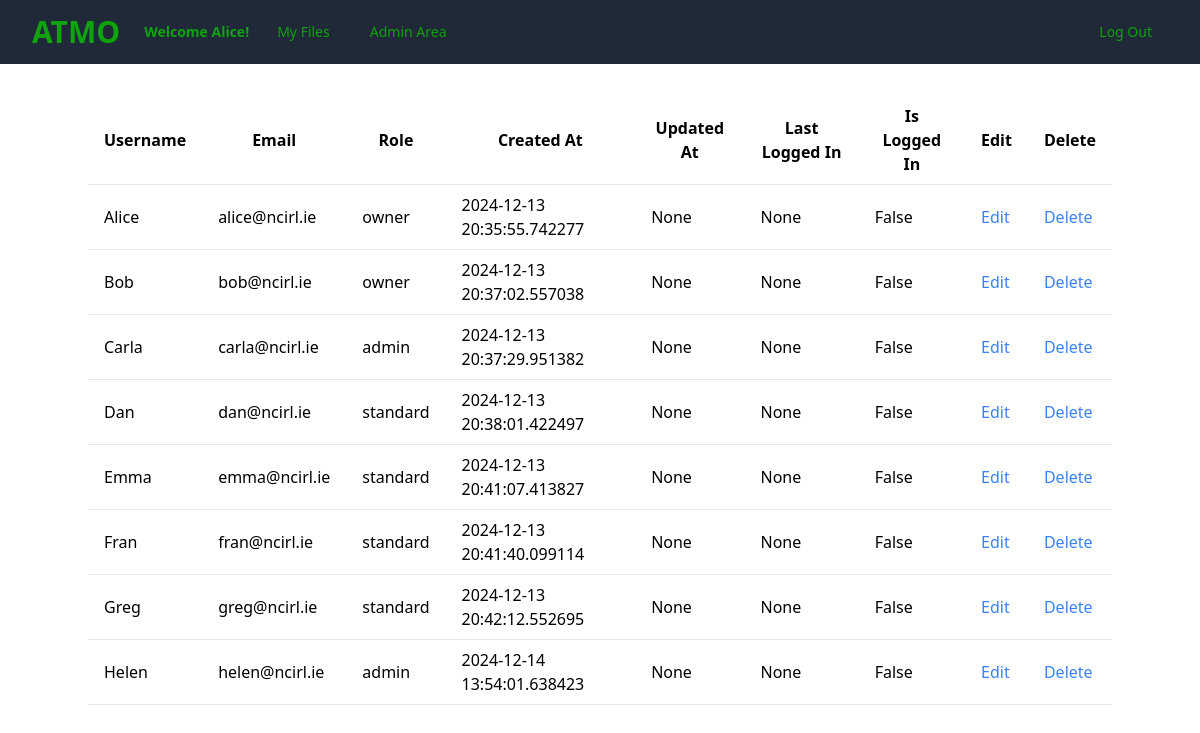
/admin-area/1 (signed in), run on the app's committed database.
### atmo_db/models.py (models this page shows)
class User(SQLModel, table=True):
    id: int | None = Field(default=None, primary_key=True, index=True)
    username: str
    email: str
    role: str
    created_at: datetime | None = Field(default_factory=lambda: datetime.now(timezone.utc))
    updated_at: datetime | None = None
    last_login: datetime | None = None
    is_logged_in: bool | None = Field(default=False)
    audio_files: list['Audio_File'] | None = Relationship(back_populates='user')
    password: str

### routers/admin.py (the view)
@router.get("/admin-area/{user_id}")
async def list_users(request: Request,
                     user_id: int,
                     token_decoded_data: dict = Depends(authorise_access),
                     session: Session = Depends(get_session)):
    token_user_id = token_decoded_data['id']
    if token_user_id != user_id:
        raise HTTPException(status_code=401, detail="401 Unauthorised Access")
    statement = select(User).where(User.id == token_user_id)
    user = session.exec(statement).first()
    role = user.role
    username = user.username
    if role not in ['admin', 'owner']:
        raise HTTPException(status_code=401, detail="403 Forbidden")
    users_dict = {}
    statement = select(User)
    results = session.exec(statement)
    users = results.all()
    users_dict.update({"users": users, f"{role}": role, "username": username})
    return templates.TemplateResponse("admin-area.html", {"request": request, **users_dict})

### templates/admin-area.html (shortened to what this page needs)
<!DOCTYPE html>
<html lang="en">
<head>
    <script src="https:cdn.tailwindcss.com"></script>
</head>
<body>
    {% include 'navbar.html' %}
    {% include 'admin-list-view.html' %}
</body>
</html>

### templates/navbar.html (shortened to what this page needs)
<nav class="bg-gray-800">
    <div class="mx-auto max-w-7xl px-2 sm:px-6 lg:px-8">
      <div class="relative flex h-16 items-center justify-between">
        <div class="flex flex-1 items-center justify-center sm:items-stretch sm:justify-start">
          <div class="flex shrink-0 items-center">
            <h1 class="text-atmogreen text-3xl font-bold">ATMO<h1>
          </div>
          <div class="hidden sm:ml-6 sm:block">
            <div class="flex space-x-4 items-center">
               {%if standard or admin or owner %}
                    <p class="text-atmogreen text-sm font-bold">Welcome {{username}}!</p>
                    <a href="#" class="rounded-md px-3 py-2 text-sm font-medium text-atmogreen hover:bg-gray-700 hover:text-white">My Files</a>
                {% endif %}
                {% if admin or owner %}
                     <a href="/admin-area/{{ user_id }}" class="rounded-md px-3 py-2 text-sm font-medium text-atmogreen hover:bg-gray-700 hover:text-white">Admin Area</a>
                {% endif %}
            </div>
          </div>
        </div>
            <div class="absolute right-0 origin-top-right">
              {% if standard or admin or owner %}
                <a href="/logout" class="block px-4 py-2 text-sm text-atmogreen">Log Out</a>
              {% endif %}
            </div>
          </div>
        </div>
</nav>

### templates/admin-list-view.html
<body>
    <div class="container mx-auto mt-8">
        <table class="min-w-full bg-white">
            <thead>
                <tr>
                    <th class="py-2 px-4 border-b">Username</th>
                    <th class="py-2 px-4 border-b">Email</th>
                    <th class="py-2 px-4 border-b">Role</th>
                    <th class="py-2 px-4 border-b">Created At</th>
                    <th class="py-2 px-4 border-b">Updated At</th>
                    <th class="py-2 px-4 border-b">Last Logged In</th>
                    <th class="py-2 px-4 border-b">Is Logged In</th>
                    <th class="py-2 px-4 border-b">Edit</th>
                    <th class="py-2 px-4 border-b">Delete</th>
                </tr>
            </thead>
            <tbody>
                {% for user in users %}
                <tr>
                    <td class="py-2 px-4 border-b">{{ user['username'] }}</td>
                    <td class="py-2 px-4 border-b">{{ user['email'] }}</td>
                    <td class="py-2 px-4 border-b">{{ user['role'] }}</td>
                    <td class="py-2 px-4 border-b">{{ user['created_at'] }}</td>
                    <td class="py-2 px-4 border-b">{{ user['updated_at'] }}</td>
                    <td class="py-2 px-4 border-b">{{ user['last_login'] }}</td>
                    <td class="py-2 px-4 border-b">{{ user['is_logged_in'] }}</td>
                    <td class="py-2 px-4 border-b"><a href="/edit-user/{{user.id}}" class="text-blue-500">Edit</a></td>
                    <td class="py-2 px-4 border-b"><a href="/delete-user/{{user.id}}" class="text-blue-500">Delete</a></td>
                </tr>
                {% endfor %}
        </table>
    </div>
</body>

### data on the page
User: username "Alice", email "alice@ncirl.ie", role "owner", created_at "2024-12-13 20:35:55.742277", updated_at "None", last_login "None", is_logged_in "False"
User: username "Bob", email "bob@ncirl.ie", role "owner", created_at "2024-12-13 20:37:02.557038", updated_at "None", last_login "None", is_logged_in "False"
User: username "Carla", email "carla@ncirl.ie", role "admin", created_at "2024-12-13 20:37:29.951382", updated_at "None", last_login "None", is_logged_in "False"
User: username "Dan", email "dan@ncirl.ie", role "standard", created_at "2024-12-13 20:38:01.422497", updated_at "None", last_login "None", is_logged_in "False"
User: username "Emma", email "emma@ncirl.ie", role "standard", created_at "2024-12-13 20:41:07.413827", updated_at "None", last_login "None", is_logged_in "False"
User: username "Fran", email "fran@ncirl.ie", role "standard", created_at "2024-12-13 20:41:40.099114", updated_at "None", last_login "None", is_logged_in "False"
User: username "Greg", email "greg@ncirl.ie", role "standard", created_at "2024-12-13 20:42:12.552695", updated_at "None", last_login "None", is_logged_in "False"
User: username "Helen", email "helen@ncirl.ie", role "admin", created_at "2024-12-14 13:54:01.638423", updated_at "None", last_login "None", is_logged_in "False"
